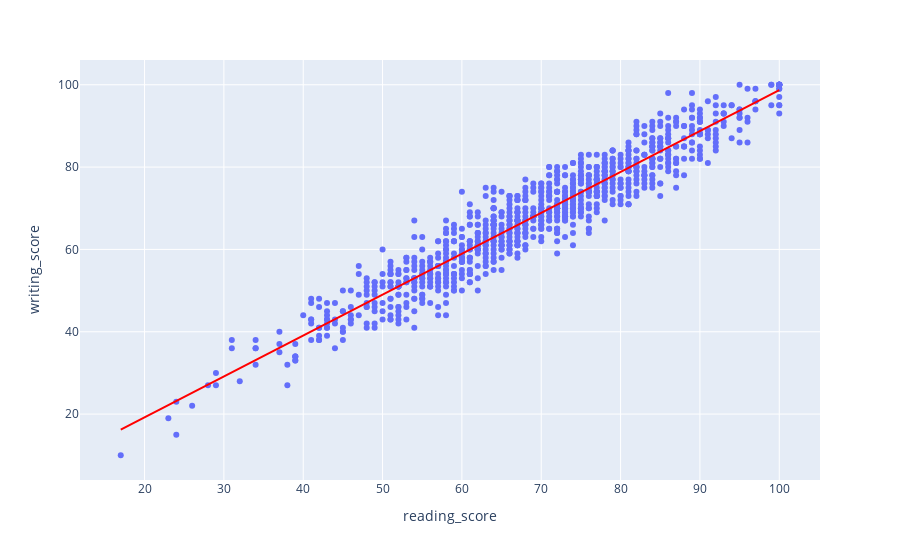

The notebook cell saved with this chart:
### Code cell
# plotly는 trendline이라는 파라미터가 존재하여 간단하게 회귀선을 그을 수 있다.
fig = px.scatter(data, x="reading_score", y="writing_score", trendline='ols', trendline_color_override='red')
fig.show()

### Figure 1 — Plotly figure (JSON) as saved in the notebook; plotly's stock layout.template omitted (floating-point values rounded to 4 significant figures; data arrays with more than 128 entries replaced by an {"elided": "..."} marker saying what was removed)
{"data": [{"hovertemplate": "reading_score=%{x}<br>writing_score=%{y}<extra></extra>", "legendgroup": "", "marker": {"color": "#636efa", "symbol": "circle"}, "mode": "markers", "name": "", "orientation": "v", "showlegend": false, "type": "scatter", "x": {"elided": "1000 int values"}, "xaxis": "x", "y": {"elided": "1000 int values"}, "yaxis": "y"}, {"hovertemplate": "<b>OLS trendline</b><br>writing_score = 0.993531 * reading_score + -0.667554<br>R<sup>2</sup>=0.911257<br><br>reading_score=%{x}<br>writing_score=%{y} <b>(trend)</b><extra></extra>", "legendgroup": "", "line": {"color": "red"}, "marker": {"color": "#636efa", "symbol": "circle"}, "mode": "lines", "name": "", "showlegend": false, "type": "scatter", "x": {"elided": "1000 int values"}, "xaxis": "x", "y": {"elided": "1000 float values"}, "yaxis": "y"}], "layout": {"legend": {"tracegroupgap": 0}, "margin": {"t": 60}, "xaxis": {"anchor": "y", "domain": [0, 1], "title": {"text": "reading_score"}}, "yaxis": {"anchor": "x", "domain": [0, 1], "title": {"text": "writing_score"}}}}
